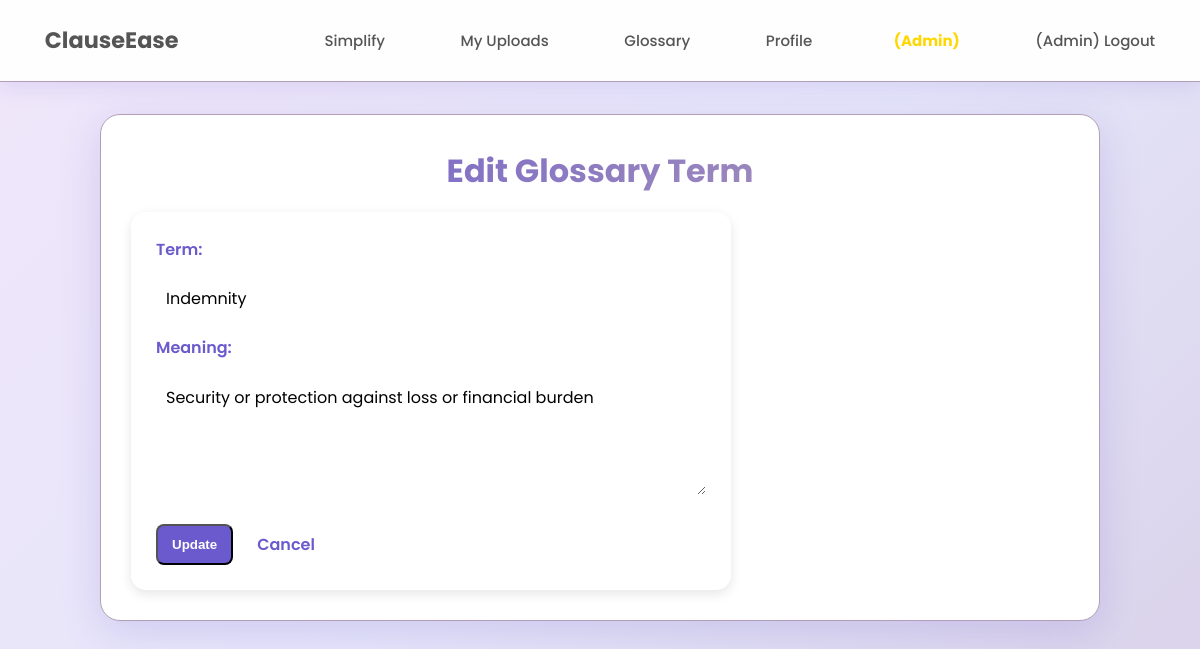
Screenshot of /admin/glossary/edit/1 (signed in) with the database file from the repository.
### app.py (models this page shows)
class GlossaryTerm(db.Model):
    id = db.Column(db.Integer, primary_key=True)
    term = db.Column(db.String(100), unique=True, nullable=False)
    meaning = db.Column(db.Text, nullable=False)

### app.py (the view, shortened to what this page needs)
@app.route("/admin/glossary/edit/<int:term_id>", methods=["GET", "POST"])
@admin_required
def edit_glossary_term(term_id):
    term = GlossaryTerm.query.get_or_404(term_id)
    return render_template("admin_glossary_edit.html", term=term)

### app.py (called while the page is built)
def admin_required(f):
    @wraps(f)
    def decorated_function(*args, **kwargs):
        if "user_id" not in session:
            flash("Please login first!", "warning")
            return redirect(url_for("login"))
        if not session.get("is_admin"):
            flash("Access denied. Admins only!", "danger")
            return redirect(url_for("home"))
        return f(*args, **kwargs)
    return decorated_function

### templates/admin_glossary_edit.html
{% extends "base.html" %}
{% block content %}
<div class="admin-container">
    <h2>Edit Glossary Term</h2>
    <form method="post" class="admin-form">
        <label>Term:</label>
        <input type="text" name="term" value="{{ term.term }}" required>
        <label>Meaning:</label>
        <textarea name="meaning" rows="4" required>{{ term.meaning }}</textarea>
        <div class="form-actions">
            <button type="submit" class="btn-primary">Update</button>
            <a href="{{ url_for('admin_glossary') }}" class="btn-secondary">Cancel</a>
        </div>
    </form>
</div>
{% endblock %}

### static/style.css (style rules this page uses)
:root { --light-lavender: #E6E6FA; --medium-lavender: #B39EB5; --dark-lavender: #6A5ACD; --white: #FFFFFF; --text-dark: #2E2E2E; --text-light: #555555; --success: #2ECC71; --error: #DC3545; }
* { margin: 0; padding: 0; box-sizing: border-box; }
body { margin: 0; font-family: 'Poppins', sans-serif; background: linear-gradient(135deg, #F0E6FA 0%, #E6E6FA 50%, #D8D0E8 100%); color: var(--text-dark); line-height: 1.6; overflow-x: hidden; position: relative; min-height: 100vh; }
body::before { content: ''; position: fixed; width: 600px; height: 600px; background: radial-gradient(circle, rgba(106, 90, 205, 0.2) 0%, rgba(179, 158, 181, 0.1) 25%, transparent 70%); border-radius: 50%; pointer-events: none; transform: translate(-50%, -50%); transition: opacity 0.3s ease; opacity: 0; z-index: 1; left: var(--mouse-x, 50%); top: var(--mouse-y, 50%); }
.admin-container { background: var(--white); border: 1px solid var(--medium-lavender); border-radius: 20px; padding: 40px; box-shadow: 0 10px 40px rgba(106, 90, 205, 0.2); transition: all 0.3s ease; }
.admin-container h2 { font-size: 32px; color: var(--dark-lavender); margin-bottom: 15px; font-weight: 700; text-align: center; background: linear-gradient(135deg, var(--dark-lavender), var(--medium-lavender)); -webkit-background-clip: text; -webkit-text-fill-color: transparent; }
.admin-container { padding: 30px; max-width: 1000px; margin: auto; animation: fadeIn 0.6s ease-in-out; }
.btn-primary { display: inline-block; background: var(--dark-lavender); color: white; padding: 8px 14px; border-radius: 8px; text-decoration: none; font-weight: 600; transition: all 0.3s ease; }
.btn-secondary { background: rgba(255,255,255,0.3); color: var(--dark-lavender); padding: 8px 14px; border-radius: 8px; text-decoration: none; font-weight: 600; transition: 0.3s; }
.admin-form { display: flex; flex-direction: column; gap: 14px; max-width: 600px; background: rgba(255,255,255,0.2); padding: 25px; border-radius: 15px; box-shadow: 0 4px 12px rgba(0,0,0,0.1); backdrop-filter: blur(8px); }
.admin-form label { font-weight: 600; color: var(--dark-lavender); }
.admin-form input, .admin-form textarea { width: 100%; border: none; outline: none; border-radius: 8px; padding: 10px; background: rgba(255,255,255,0.6); font-family: inherit; font-size: 1em; }
.form-actions { margin-top: 15px; display: flex; gap: 10px; }

### rows the page displays
GlossaryTerm: term "Indemnity", meaning "Security or protection against loss or financial burden"

### other values shown
{{ session.get('username') }} "Admin"
